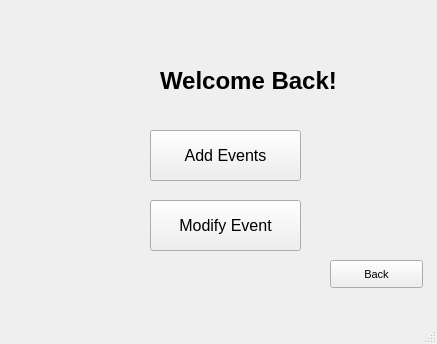
<?xml version="1.0" encoding="UTF-8"?>
<ui version="4.0">
 <class>MainWindow</class>
 <widget class="QMainWindow" name="MainWindow">
  <property name="geometry">
   <rect>
    <x>0</x>
    <y>0</y>
    <width>437</width>
    <height>344</height>
   </rect>
  </property>
  <property name="font">
   <font>
    <pointsize>12</pointsize>
   </font>
  </property>
  <property name="windowTitle">
   <string>MainWindow</string>
  </property>
  <widget class="QWidget" name="centralwidget">
   <widget class="QLabel" name="label">
    <property name="geometry">
     <rect>
      <x>160</x>
      <y>50</y>
      <width>241</width>
      <height>61</height>
     </rect>
    </property>
    <property name="font">
     <font>
      <pointsize>18</pointsize>
      <weight>75</weight>
      <bold>true</bold>
     </font>
    </property>
    <property name="text">
     <string>Welcome Back!</string>
    </property>
   </widget>
   <widget class="QPushButton" name="pushButton">
    <property name="geometry">
     <rect>
      <x>150</x>
      <y>130</y>
      <width>151</width>
      <height>51</height>
     </rect>
    </property>
    <property name="text">
     <string>Add Events</string>
    </property>
   </widget>
   <widget class="QPushButton" name="pushButton_2">
    <property name="geometry">
     <rect>
      <x>150</x>
      <y>200</y>
      <width>151</width>
      <height>51</height>
     </rect>
    </property>
    <property name="text">
     <string>Modify Event</string>
    </property>
   </widget>
   <widget class="QPushButton" name="pushButton_3">
    <property name="geometry">
     <rect>
      <x>330</x>
      <y>260</y>
      <width>93</width>
      <height>28</height>
     </rect>
    </property>
    <property name="font">
     <font>
      <pointsize>8</pointsize>
     </font>
    </property>
    <property name="text">
     <string>Back</string>
    </property>
   </widget>
  </widget>
  <widget class="QMenuBar" name="menubar">
   <property name="geometry">
    <rect>
     <x>0</x>
     <y>0</y>
     <width>437</width>
     <height>26</height>
    </rect>
   </property>
  </widget>
  <widget class="QStatusBar" name="statusbar"/>
 </widget>
 <resources/>
 <connections/>
</ui>
